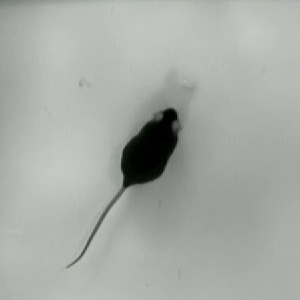
//> input picture machineLearning/classifier/img.jpg, 300 x 300 px
$ ./overlay classifier/img.jpg out.png   (built with g++ and OpenCV 4)
//> lines starting //> are read from the running program, lines starting //| are printed output that depends on the picture; after the words box and inside, x2 and y2 are one past the last pixel; in counts of white or black regions, pixels touching at a corner belong together
#include "opencv2/highgui/highgui.hpp"
#include <opencv2/imgproc/imgproc.hpp>
#include <opencv2/core/core.hpp>
#include <iostream>

using namespace std;
using namespace cv;

int main( int argc, char** argv ){

	Mat src1;

	int angle;
	int length = 120;
	Point P1(150,150);
	Point P2;

	//input test
    if (argc < 3){
    	cout << "Error: Use ./contorno image" << endl;
    	return -1;
    }
    src1  = imread(argv[1]);
//> src1 is the input picture: 300 rows x 300 cols, CV_8UC3; mean B, G, R 165.6, 171.4, 166.5

    if(!src1.data ){
        cout <<  "Could not open or find the image" << endl ;
        return -1;
    }

	//create a circle
	circle(src1, P1, 120.0, Scalar( 0, 0, 255 ), 1, 8 );
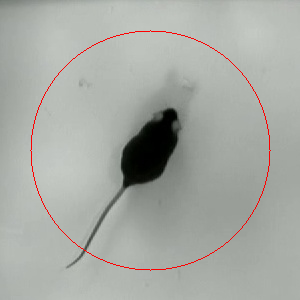
//> src1: 300 rows x 300 cols, CV_8UC3; 0.75% of pixels changed, all inside (x1, y1, x2, y2) = (30, 30, 271, 271)

	//draw informations
	char txt[5];
	for(angle=0; angle<=360; angle+=30){
		P2.x =  (int)round(P1.x + length * cos(angle * CV_PI / 180.0));
		P2.y =  (int)round(P1.y + length * sin(angle * CV_PI / 180.0));
		line(src1, P2, P1, Scalar( 0, 0, 255 ), 1, CV_AA );

		if(angle<360){
			sprintf(txt, "%d", 360-angle);
			putText(src1, txt, P2, FONT_HERSHEY_PLAIN, 0.7, cvScalar(255,255,255), 1, CV_AA);
  		}
  	}
//> this loop made 13 passes
//> pass 1, `putText(src1, txt, P2, FONT_HERSHEY_PLAIN, 0.7, cvScalar(255,255,255),..`:
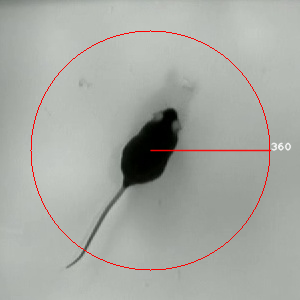
//> src1: 300 rows x 300 cols, CV_8UC3; 0.55% of pixels changed, all inside (x1, y1, x2, y2) = (150, 142, 292, 152)
//> pass 2, `putText(src1, txt, P2, FONT_HERSHEY_PLAIN, 0.7, cvScalar(255,255,255),..`:
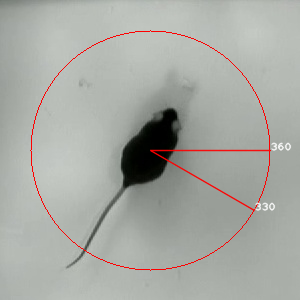
//> src1: 300 rows x 300 cols, CV_8UC3; 0.51% of pixels changed, all inside (x1, y1, x2, y2) = (150, 149, 276, 212)
//> pass 3, `putText(src1, txt, P2, FONT_HERSHEY_PLAIN, 0.7, cvScalar(255,255,255),..`:
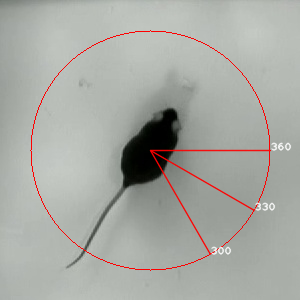
//> src1: 300 rows x 300 cols, CV_8UC3; 0.5% of pixels changed, all inside (x1, y1, x2, y2) = (149, 150, 232, 256)
//> after the loop:
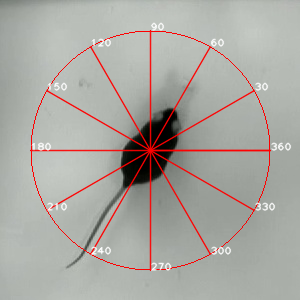
//> src1: 300 rows x 300 cols, CV_8UC3; 4.63% of pixels changed, all inside (x1, y1, x2, y2) = (30, 22, 272, 272)
//> after the loop, txt = "30"

	if( !src1.data ){
 		cout << "Error loading src1 ";
 		return -1;
 	}

	// Create Windows
	namedWindow("angle", 1);
	imshow( "angle", src1 );

    //save image
    imwrite(argv[2], src1 );

	//waitKey(0);
	return 0;
}
